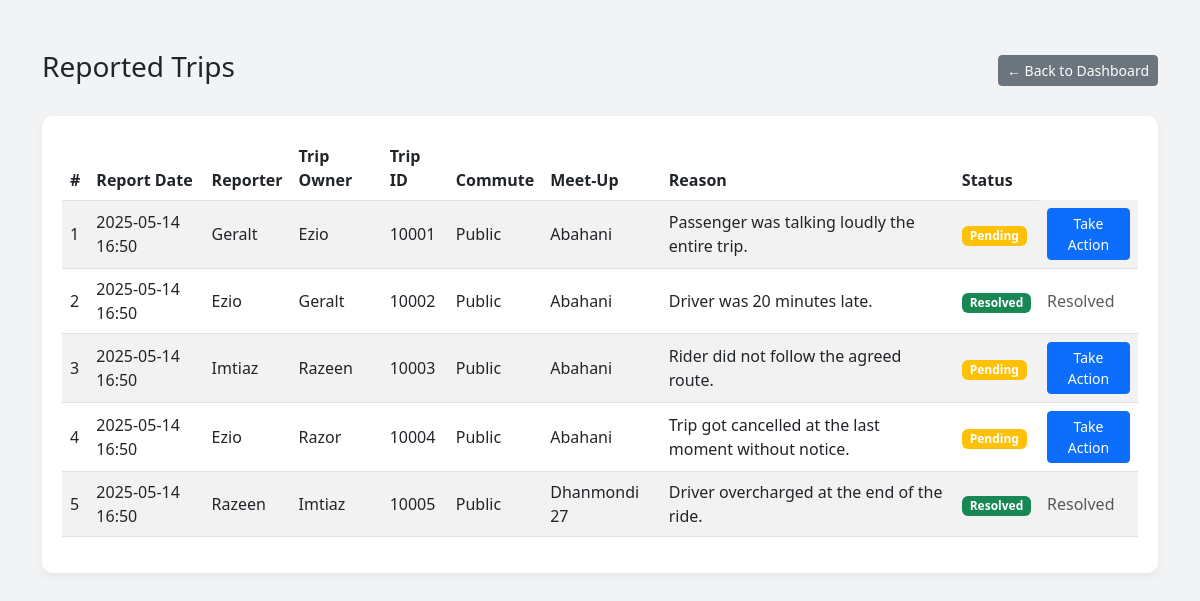
Page /backend/view_all_reports.php (signed in) on the committed database.
### tables this page shows
CREATE TABLE Reported_Trips (
    Report_ID INT AUTO_INCREMENT PRIMARY KEY,
    Trip_ID INT,
    Reporter_ID VARCHAR(20),
    Reason TEXT,
    Status VARCHAR(20) DEFAULT 'Pending',
    Report_Date TIMESTAMP DEFAULT CURRENT_TIMESTAMP,
    FOREIGN KEY (Trip_ID) REFERENCES Trips(Trip_ID) ON DELETE CASCADE,
    FOREIGN KEY (Reporter_ID) REFERENCES User(Student_ID) ON DELETE CASCADE
);

CREATE TABLE User (
    Student_ID VARCHAR(20) PRIMARY KEY,
    Name VARCHAR(100) NOT NULL,
    Gsuite_Email VARCHAR(100) UNIQUE NOT NULL,
    Scanned_ID VARCHAR(255),
    Semester VARCHAR(20),
    Department VARCHAR(50),
    Thana VARCHAR(50),
    Phone_Number VARCHAR(15),  
    Password VARCHAR(100) NOT NULL,
    Address VARCHAR(255),      
    Gender VARCHAR(10),        
    Profile_Pic VARCHAR(255),  
    UserStatus VARCHAR(30) NULL DEFAULT 'Active'  
);

CREATE TABLE Trips (
    Trip_ID INT PRIMARY KEY AUTO_INCREMENT,
    Student_ID VARCHAR(20),
    where_loc VARCHAR(50),
    Capacity INT,
    Time TIME,
    Date DATE,
    Vehicle_Info VARCHAR(50),
    Fare DECIMAL(5,2),
    Meet_up_location VARCHAR(100),
    Mode_of_Commute VARCHAR(30),
    trip_status VARCHAR(30),
    to_loc VARCHAR(50),
    Used_capacity INT,
    FOREIGN KEY (Student_ID) REFERENCES User(Student_ID) ON DELETE SET NULL,
    FOREIGN KEY (where_loc) REFERENCES Locations(area_locations) ON DELETE SET NULL,
    FOREIGN KEY (to_loc) REFERENCES Locations(area_locations) ON DELETE SET NULL
)AUTO_INCREMENT=10001;

### backend/view_all_reports.php (the view, shortened to what this page needs)
<?php
include 'db_connection.php';
$query = "
    SELECT rt.Report_ID, rt.Report_Date, rt.Status, rt.Reason,
           t.Trip_ID, t.Date AS Trip_Date, t.Mode_of_Commute, t.Meet_up_location,
           reporter.Name AS Reporter_Name,
           owner.Name AS Trip_Owner_Name
    FROM Reported_Trips rt
    JOIN Trips t ON rt.Trip_ID = t.Trip_ID
    JOIN User reporter ON rt.Reporter_ID = reporter.Student_ID
    JOIN User owner ON t.Student_ID = owner.Student_ID
    ORDER BY rt.Report_Date DESC
";
$result = mysqli_query($conn, $query);
?>
<!DOCTYPE html>
<html lang="en">
<head>
    <link href="https://cdn.jsdelivr.net/npm/bootstrap@5.3.0/dist/css/bootstrap.min.css" rel="stylesheet">
</head>
<body>
<div class="container">
    <div class="mb-4 d-flex justify-content-between align-items-center">
        <h3>Reported Trips</h3>
        <a href="admin_index.php" class="btn btn-secondary btn-sm">← Back to Dashboard</a>
    </div>
    <div class="report-card">
        <div class="table-responsive">
            <table class="table table-striped table-hover align-middle">
                <thead>
                    <tr>
                        <th>#</th>
                        <th>Report Date</th>
                        <th>Reporter</th>
                        <th>Trip Owner</th>
                        <th>Trip ID</th>
                        <th>Commute</th>
                        <th>Meet-Up</th>
                        <th>Reason</th>
                        <th>Status</th>
                    </tr>
                </thead>
                <tbody>
                    <?php while($row = mysqli_fetch_assoc($result)): ?>
                        <tr>
                            <td><?= $row['Report_ID'] ?></td>
                            <td><?= date('Y-m-d H:i', strtotime($row['Report_Date'])) ?></td>
                            <td><?= htmlspecialchars($row['Reporter_Name']) ?></td>
                            <td><?= htmlspecialchars($row['Trip_Owner_Name']) ?></td>
                            <td><?= $row['Trip_ID'] ?></td>
                            <td><?= $row['Mode_of_Commute'] ?></td>
                            <td><?= htmlspecialchars($row['Meet_up_location']) ?></td>
                            <td><?= htmlspecialchars($row['Reason']) ?></td>
                            <td>
                                <span class="badge bg-<?= $row['Status'] === 'Pending' ? 'warning' : 'success' ?>">
                                    <?= $row['Status'] ?>
                                </span>
                            </td>
                            <td>
                            <?php if ($row['Status'] === 'Pending'): ?>
                                <a href="send_notification.php?trip_id=<?= $row['Trip_ID'] ?>" class="btn btn-sm btn-primary">Take Action</a>
                            <?php else: ?>
                                <span class="text-muted">Resolved</span>
                            <?php endif; ?>
                            </td>
                        </tr>
                    <?php endwhile; ?>
                </tbody>
            </table>
        </div>
    </div>
</div>
</body>
</html>

### backend/view_all_reports.php (style rules this page uses)
body { background-color: #f1f3f5; font-family: 'Segoe UI', sans-serif; }
.container { margin-top: 50px; }
.table thead { background: linear-gradient(to right, #0d6efd, #6610f2); color: white; }
.report-card { background: white; padding: 20px; border-radius: 10px; box-shadow: 0 4px 10px rgba(0,0,0,0.05); }

### rows in the picture
reported_trips: Report_ID "1", Report_Date "2025-05-14 16:50", Reporter_ID.Name "Geralt", user.Name "Ezio", Trip_ID.Trip_ID "10001", Trip_ID.Mode_of_Commute "Public", Trip_ID.Meet_up_location "Abahani", Reason "Passenger was talking loudly the entire trip.", Status "Pending"
reported_trips: Report_ID "2", Report_Date "2025-05-14 16:50", Reporter_ID.Name "Ezio", user.Name "Geralt", Trip_ID.Trip_ID "10002", Trip_ID.Mode_of_Commute "Public", Trip_ID.Meet_up_location "Abahani", Reason "Driver was 20 minutes late.", Status "Resolved"
reported_trips: Report_ID "3", Report_Date "2025-05-14 16:50", Reporter_ID.Name "Imtiaz", user.Name "Razeen", Trip_ID.Trip_ID "10003", Trip_ID.Mode_of_Commute "Public", Trip_ID.Meet_up_location "Abahani", Reason "Rider did not follow the agreed route.", Status "Pending"
reported_trips: Report_ID "4", Report_Date "2025-05-14 16:50", Reporter_ID.Name "Ezio", user.Name "Razor", Trip_ID.Trip_ID "10004", Trip_ID.Mode_of_Commute "Public", Trip_ID.Meet_up_location "Abahani", Reason "Trip got cancelled at the last moment without notice.", Status "Pending"
reported_trips: Report_ID "5", Report_Date "2025-05-14 16:50", Reporter_ID.Name "Razeen", user.Name "Imtiaz", Trip_ID.Trip_ID "10005", Trip_ID.Mode_of_Commute "Public", Trip_ID.Meet_up_location "Dhanmondi 27", Reason "Driver overcharged at the end of the ride.", Status "Resolved"
